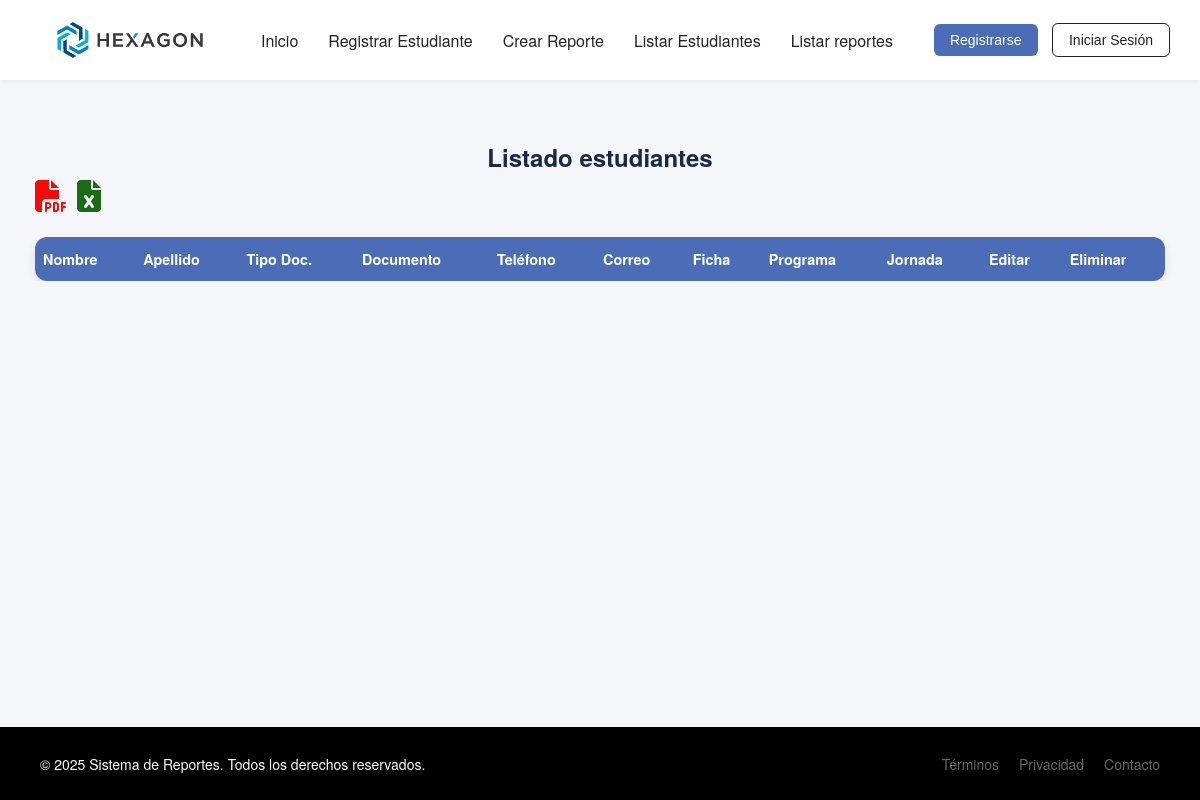
/listado_estudiantes/, run on an earlier commit of the app's database.
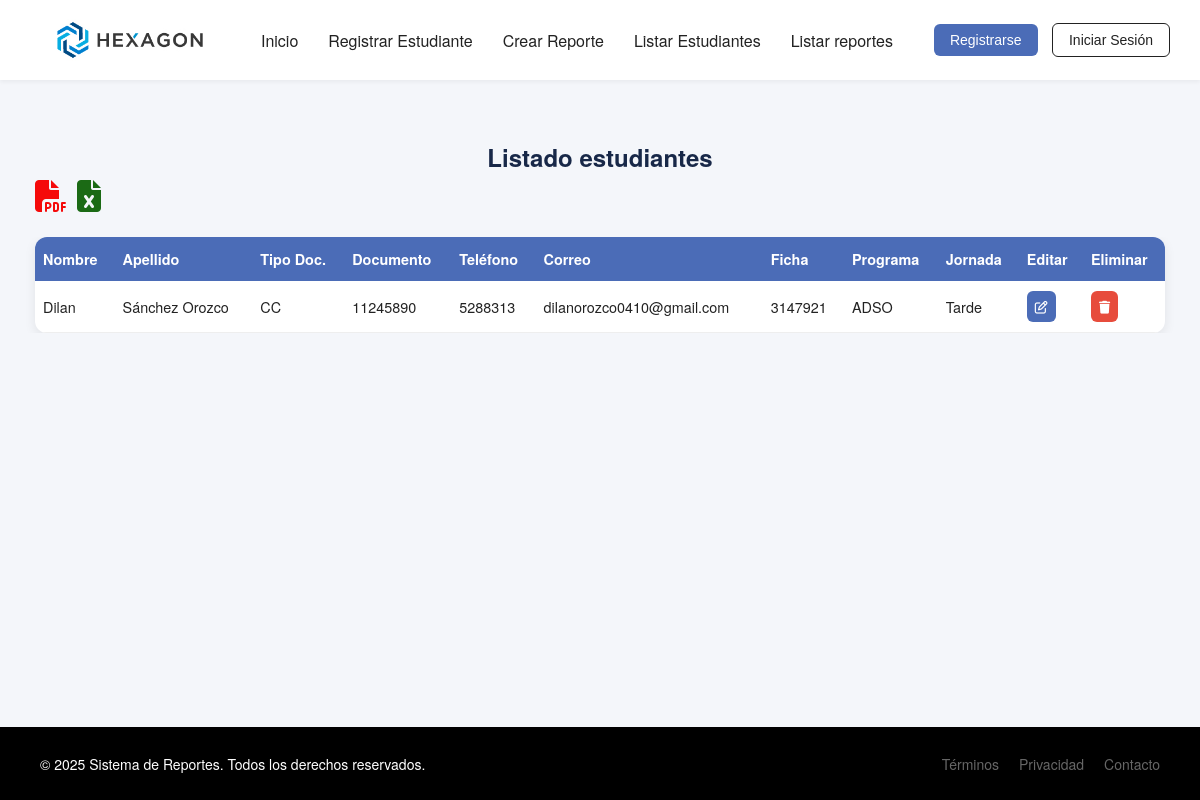
And on a later commit of the database.
### estudiantes/models.py (models this page shows, shortened)
class Estudiante(models.Model):
    TIPO_DOC = [('CC', 'Cédula'), ('TI', 'Tarjeta de Identidad')]
    nombre = models.CharField(max_length=100)
    apellido = models.CharField(max_length=100)
    tipo_documento = models.CharField(max_length=2, choices=TIPO_DOC)
    numero_documento = models.CharField(max_length=20)
    telefono = models.CharField(max_length=15)
    correo = models.EmailField()
    ficha = models.CharField(max_length=10)
    programa = models.CharField(max_length=100)
    horario = models.CharField(max_length=50)

### estudiantes/views.py (the view)
# urls.py: path('listado_estudiantes/', views.listado_estudiantes, name='listado_estudiantes'),
def listado_estudiantes(request):
    estudiantes = Estudiante.objects.all()
    return render(request, 'listado_estudiantes.html', {'estudiantes' : estudiantes})

### estudiantes/templates/listado_estudiantes.html
{% extends 'base.html' %}
{% block content %}
<h2>Listado estudiantes</h2>
<div class="export-actions">
    <a href="{% url 'exportar_pdf' %}" class="btn btn-danger"><i class="fa-solid fa-file-pdf fa-2xl"
            style="color: #f50a0a;"></i></a>
    <a href="{% url 'exportar_excel' %}" class="btn btn-success"><i class="fa-solid fa-file-excel fa-2xl"
            style="color: #1b6a15;"></i></a>
</div>
<div class="table-container">
    <table class="responsive-table">
        <thead>
            <tr>
                <th>Nombre</th>
                <th>Apellido</th>
                <th>Tipo Doc.</th>
                <th>Documento</th>
                <th>Teléfono</th>
                <th>Correo</th>
                <th>Ficha</th>
                <th>Programa</th>
                <th>Jornada</th>
                <th>Editar</th>
                <th>Eliminar</th>
            </tr>
        </thead>
        <tbody>
            {% for estudiante in estudiantes %}
            <tr>
                <td data-label="Nombre">{{ estudiante.nombre }}</td>
                <td data-label="Apellido">{{ estudiante.apellido }}</td>
                <td data-label="Tipo Doc.">{{ estudiante.tipo_documento }}</td>
                <td data-label="Documento">{{ estudiante.numero_documento }}</td>
                <td data-label="Teléfono">{{ estudiante.telefono }}</td>
                <td data-label="Correo">{{ estudiante.correo }}</td>
                <td data-label="Ficha">{{ estudiante.ficha }}</td>
                <td data-label="Programa">{{ estudiante.programa }}</td>
                <td data-label="Horario">{{ estudiante.horario }}</td>
                <td data-label="Editar"><a href="{% url 'editar_estudiante' estudiante.id %}" class="btn-editar"><i class="fa-regular fa-pen-to-square"></i></a></td>
                <td data-label="Eliminar"><a href="{% url 'eliminar_estudiante' estudiante.id %}" class="btn-d"><i class="fa-solid fa-trash"></i></a></td>
            </tr>
            {% endfor %}
        </tbody>
    </table>
</div>
{% endblock %}

### estudiantes/templates/base.html (shortened to what this page needs)
{% load static %}
<!DOCTYPE html>
<html lang="es">
<head>
    <link rel="stylesheet" href="{% static 'css/estilos.css' %}">
</head>
<body>
    <header class="main-header">
        <div class="logo">
            <img src="{% static 'img/logo.png' %}" alt="Logo">
        </div>
        <nav class="navbar">
            <ul>
                <li class="nav-item"><a href="{% url 'index' %}">Inicio</a></li>
                <li class="nav-item"><a href="{% url 'registrar' %}">Registrar Estudiante</a></li>
                <li class="nav-item"><a href="{% url 'reporte' %}">Crear Reporte</a></li>
                <li class="nav-item"><a href="{% url 'listado_estudiantes' %}">Listar Estudiantes</a></li>
                <li class="nav-item"><a href="{% url 'listado_reportes' %}">Listar reportes</a></li>
            </ul>
        </nav>
        <div class="actions">
            <button class="btn-sing-up">Registrarse</button>
            <button class="btn-sing-in">Iniciar Sesión</button>
        </div>
    </header>
    <main>
        {% block content %}{% endblock %}
    </main>
    <footer class="main-footer">
        <div class="footer-content">
            <p>&copy; 2025 Sistema de Reportes. Todos los derechos reservados.</p>
            <ul class="footer-links">
                <li><a href="#">Términos</a></li>
                <li><a href="#">Privacidad</a></li>
                <li><a href="#">Contacto</a></li>
            </ul>
        </div>
    </footer>
</body>
</html>

### static/css/estilos.css (style rules this page uses)
* { margin: 0; padding: 0; box-sizing: border-box; }
:root { --color-primary: #4b6cb7; --color-secondary: #182848; --color-white: #ffffff; --color-black: #000000; --color-text: #222; --color-muted: #666; --color-background: #f4f6fa; --color-accent: #f8f9ff; --border-radius: 12px; --shadow-subtle: 0 1px 3px rgba(0, 0, 0, 0.05); --shadow-medium: 0 4px 12px rgba(0, 0, 0, 0.08); }
html, body { height: 100%; }
body { font-family: 'Helvetica Neue', Helvetica, Arial, sans-serif; background-color: var(--color-background); color: var(--color-text); display: flex; flex-direction: column; min-height: 100vh; }
.main-header { width: 100%; padding: 10px 30px; display: flex; justify-content: space-between; align-items: center; background-color: var(--color-white); box-shadow: 0 2px 4px rgba(0, 0, 0, 0.05); height: 80px; flex-shrink: 0; }
.logo { width: 200px; height: 80px; }
.logo img { width: 100%; height: 100%; object-fit: cover; }
.navbar ul { display: flex; list-style: none; gap: 30px; padding: 0; margin: 0; }
.navbar .nav-item a { text-decoration: none; color: var(--color-text); font-weight: 500; font-size: 16px; }
.actions button { margin-left: 10px; padding: 8px 16px; border-radius: 6px; font-size: 14px; cursor: pointer; transition: background-color 0.3s; }
.btn-sing-up { background-color: var(--color-primary); color: var(--color-white); border: none; }
.btn-sing-in { background-color: transparent; color: var(--color-text); border: 1px solid var(--color-text); }
main { flex: 1; padding: 20px; }
.main-footer { background-color: var(--color-black); color: var(--color-white); padding: 25px 40px; flex-shrink: 0; margin-top: auto; }
.footer-content { display: flex; justify-content: space-between; align-items: center; }
.footer-content p { font-size: 14px; }
.footer-links { list-style: none; display: flex; gap: 20px; }
.footer-links li a { color: var(--color-muted); text-decoration: none; font-size: 14px; transition: color 0.3s ease; }
.table-container { width: 100%; max-width: 1200px; margin: 30px auto; padding: 0 15px; overflow-x: auto; }
.responsive-table { width: 100%; min-width: 800px; border-collapse: collapse; background-color: var(--color-white); box-shadow: var(--shadow-medium); border-radius: var(--border-radius); overflow: hidden; }
thead { background-color: var(--color-primary); color: var(--color-white); text-align: left; }
thead th { padding: 12px 8px; font-weight: 600; font-size: 0.9rem; white-space: nowrap; }
tbody td { padding: 10px 8px; border-bottom: 1px solid #eee; color: var(--color-text); font-size: 0.9rem; }
h2 { text-align: center; margin-top: 40px; color: var(--color-secondary); }
.btn-editar, .btn-d { padding: 6px 8px; font-size: 0.8rem; border-radius: 6px; text-decoration: none; font-weight: 500; transition: background-color 0.2s ease, color 0.2s ease; display: inline-block; }
.btn-editar { background-color: var(--color-primary); color: var(--color-white); }
.btn-d { background-color: #e74c3c; color: var(--color-white); }
.export-actions { max-width: 1200px; margin: 10px auto 0; display: flex; justify-content: flex-start; align-items: center; padding: 0 15px; gap: 10px; }

What changed in the data, as far as the page shows it:
added Estudiante: nombre "Dilan", apellido "Sánchez Orozco", tipo_documento "CC", numero_documento "11245890", telefono "5288313", correo "dilanorozco0410@gmail.com", ficha "3147921", programa "ADSO", horario "Tarde"
